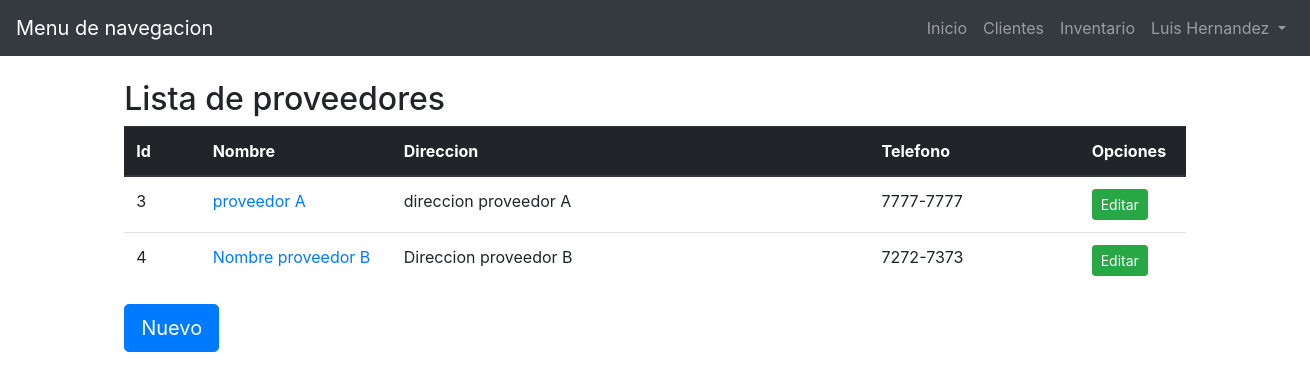
The page /modulos/configuracion/proveedores/index.php (signed in) on the database its author committed.
### tables this page shows
CREATE TABLE `tblproveedores` (
  `idproveedor` int(11) NOT NULL,
  `nombre_proveedor` varchar(45) NOT NULL,
  `direccion_proveedor` varchar(200) NOT NULL,
  `telefono_proveedor` varchar(10) NOT NULL,
  `correo_proveedor` varchar(45) NOT NULL,
  `descripcion_proveedor` varchar(80) NOT NULL,
  `fecha_registroprov` date NOT NULL,
  `idusuario` int(11) NOT NULL
);

### modulos/configuracion/proveedores/index.php (called while the page is built, shortened)
<?php
require_once("../../../config/sql.php");
$SQL->conect();
$proveedores = $SQL->select("SELECT * FROM tblproveedores");
require_once("../../../views/configuracion/proveedores/index.view.php");
?>

### config/sql.php (called while the page is built, shortened)
<?php
class Sql
{
  private $dbname = 'funerariadb';
  private $host = 'localhost';
  private $user = 'root';
  private $pass = '';
  private $conexion = null;
  function conect(){
    try {
      $this->conexion = new PDO('mysql:host='.$this->host.';dbname='.$this->dbname, $this->user,$this->pass);
      return $this->conexion;
    } catch (PDOException $e) {
      echo "Error al conectar con la base de datos";
      return false;
    }
  }
  function select($consulta){
    $stmt = $this->conexion->prepare($consulta);
    $stmt->execute();
    $resultados = $stmt->fetchAll();
    if (empty($resultados)) {
      return false;
    }else {
      return $resultados;
    }
  }
  function close(){
    $this->conexion = null;
  }
}
$SQL = new Sql;
?>

### views/configuracion/proveedores/index.view.php (the view, shortened to what this page needs)
<!DOCTYPE html>
<html lang="es">
<head>
  <link rel="stylesheet" href="../../../css/bootstrap.min.css">
</head>
<body>
  <div class="container-fluid">
    <header class="row">
        <div class="navbar navbar-expand navbar-dark bg-dark col-md-12">
            <a href="#" class="navbar-brand">Menu de navegacion</a>
            <ul class="navbar-nav ml-auto">
                <li class="nav-item">
                    <a href="../../../index.php" class="nav-link">Inicio</a>
                </li>
                <li class="nav-item">
                    <a href="../../clientes/index.php" class="nav-link">Clientes</a>
                </li>
                <li class="nav-item">
                    <a href="../../inventario/index.php" class="nav-link">Inventario</a>
                </li>
                <li class="nav-item dropdown">
                    <a href="#" class="nav-link dropdown-toggle" id="navbarDropdown" role="botton" data-toggle="dropdown">
                        <?php echo $_SESSION['usuario']['nombre']?>                        </a>
                </li>
            </ul>
        </div>
    </header>
    <div class="row">
      <header class="caja offset-1 col-md-12">
        <br>
        <h2>Lista de proveedores</h2>
      </header>
    </div>
    <div class="row justify-content-center">
      <div class="col-md-10">
        <table class="table">
          <thead class="thead-dark">
            <tr>
              <th>Id</th>
              <th>Nombre</th>
              <th>Direccion</th>
              <th>Telefono</th>
              <th>Opciones</th>
            </tr>
          </thead>
          <tbody>
            <?php foreach ($proveedores as $key => $proveedor): ?>
              <tr>
                <td><?php echo $proveedor['idproveedor'] ?></td>
                <td width="18%"> <a href="informacion.php?id=<?php echo $proveedor['idproveedor'] ?>"><?php echo $proveedor['nombre_proveedor']?></a> </td>
                <td width="45%" ><?php echo $proveedor['direccion_proveedor'] ?></td>
                <td><?php echo $proveedor['telefono_proveedor'] ?></td>
                <td width="10%"><a href="editar.php?id=<?php echo $proveedor['idproveedor'] ?>" class="btn btn-success btn-sm">Editar</a></td>
              </tr>
            <?php endforeach; ?>
          </tbody>
        </table>
        <button type="button" class="btn btn-primary btn-lg" data-toggle="modal" data-target="#nuevo" name="button"> Nuevo </button>
      </div>
    </div>
    <div class="row">
      <div class="col-md-12">
      </div>
    </div>
  </div>
</body>
</html>

### rows shown on the page
tblproveedores: idproveedor "3", nombre_proveedor "proveedor A", direccion_proveedor "direccion proveedor A", telefono_proveedor "7777-7777"
tblproveedores: idproveedor "4", nombre_proveedor "Nombre proveedor B", direccion_proveedor "Direccion proveedor B", telefono_proveedor "7272-7373"

### other values the page prints
$_SESSION['usuario']['nombre'] "Luis Hernandez"
